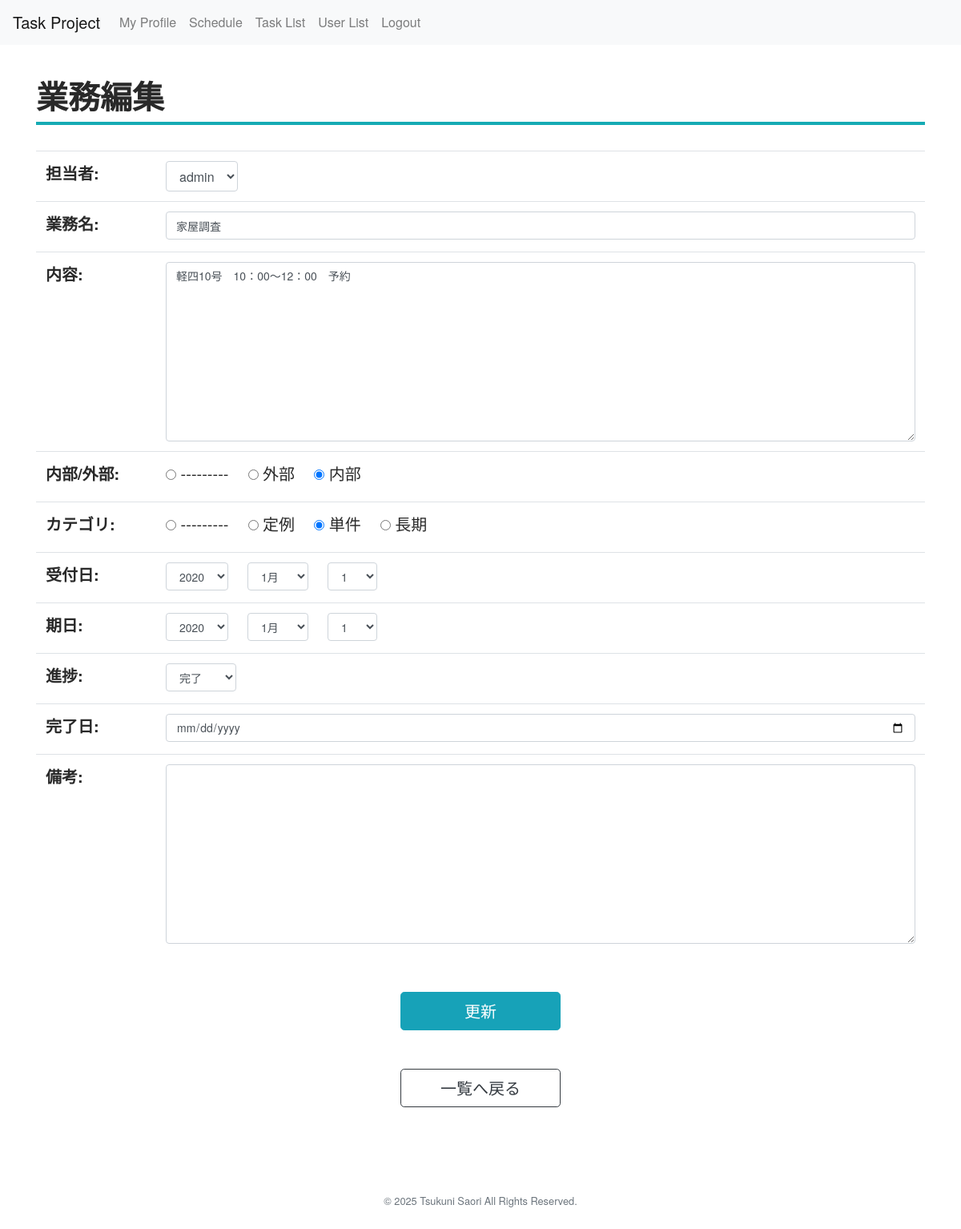
Before: /task_app/edit_task/1/ with the older database file.
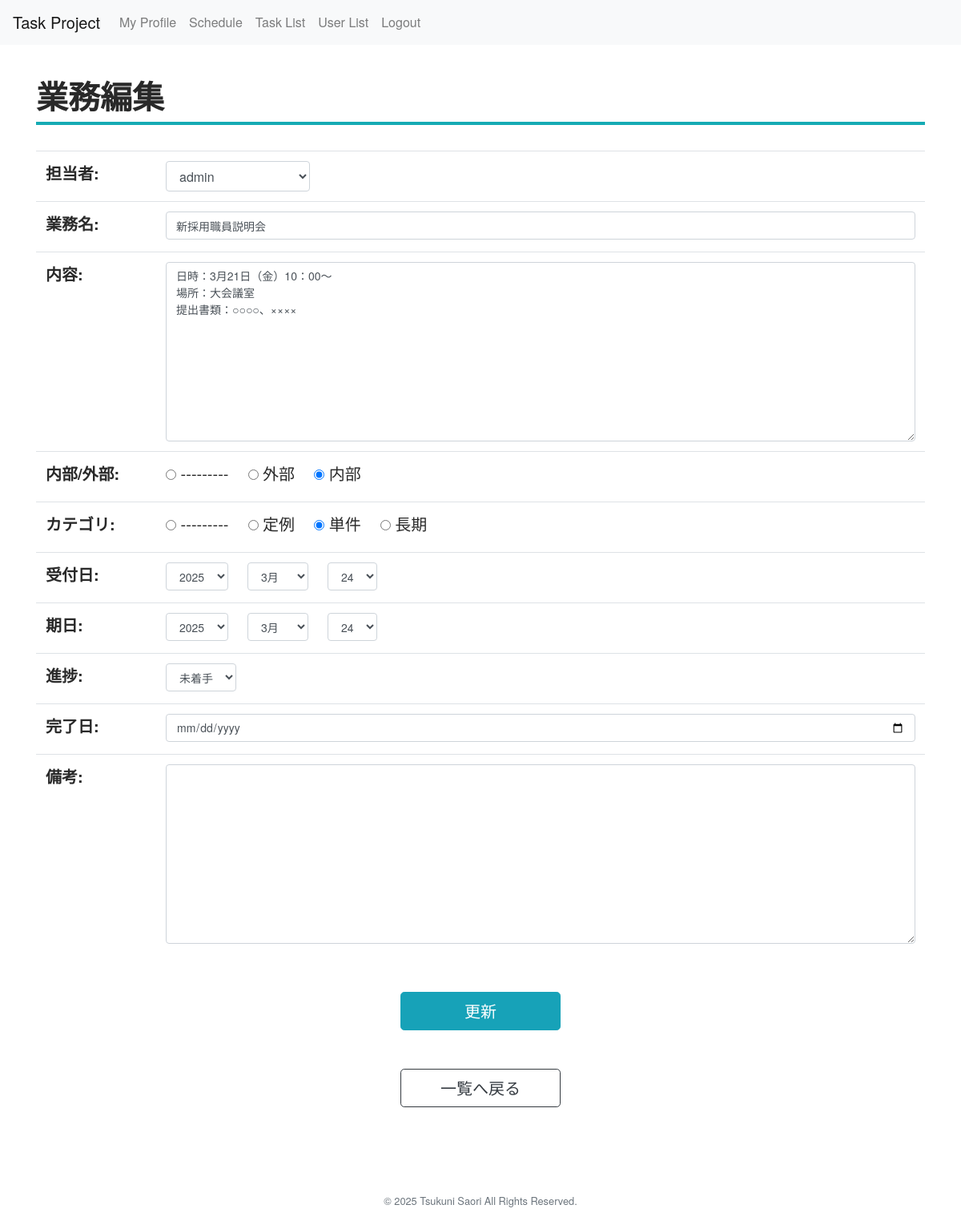
After: the same page with the newer database file.
### task_app/models.py (models this page shows, shortened)
class Task(models.Model):
    owner = models.ForeignKey(CustomUser, on_delete=models.CASCADE, \
        related_name='task_owner')
    title = models.CharField(max_length=50, blank=False, )
    work =  models.TextField(max_length=1000, blank=True, null=True,)
    boundary = models.CharField(max_length=5, choices=BOUNDARY_CHOICES)
    category = models.CharField(max_length=10, choices=CATEGORY_CHOICES)
    reception_date = models.DateField()
    due_date = models.DateField()
    work_progress = models.CharField(max_length=10, blank=False, )
    completion_date = models.DateField(null=True, blank=True)  # 完了日を追加
    option = models.TextField(max_length=1000, blank=True, null=True,)
    class Meta:
        ordering = ('id',)

### task_app/views.py (the view)
# urls.py: path('edit_task/<int:task_id>/', views.edit_task, name='edit_task'),
def edit_task(request, task_id):
    obj = get_object_or_404(Task, id=task_id)
    if request.method == 'POST':
        task_form = TaskForm(request.POST, instance=obj, initial={'owner': obj.owner})
        if task_form.is_valid():
            print("✅ フォームが有効です！")
            task = task_form.save(commit=False)
            if task.work_progress == '完了' and not task.completion_date:
                task.completion_date = timezone.now().date()
            task.save()
            return redirect(reverse('detail_task', kwargs={'task_id': task.id}))
        else:
            print("❌ フォームにエラーがあります！")
            print("🔍 フォーム全体のエラー:", task_form.errors)
            print("🔍 フォームの非フィールドエラー:", task_form.non_field_errors())
            for field, errors in task_form.errors.items():
                print(f"❌ フィールド '{field}' のエラー: {errors}")
    else:
        task_form = TaskForm(instance=obj)
    params = {
        'title': '業務編集',
        'task_id': task_id,
        'task_form': task_form,
    }
    return render(request, 'task_app/edit_task.html', params)

### task_app/templates/task_app/edit_task.html (shortened to what this page needs)
{% extends 'base.html' %}
{% block content %}
<h1>{{ title }}</h1>
<form action="{% url 'edit_task' task_id %}" method="post">
    <table class="table">
        <tbody>
            <tr>
                <th>{{ task_form.owner.label_tag }}</th>
                <td>
                    <select name="owner" id="id_owner" class="form-control w-auto">
                    {% for user in task_form.fields.owner.queryset %}
                        <option value="{{ user.id }}">{{ user.username }}</option>
                    {% endfor %}
                    </select>
                </td>
            <tr>
                <th width="120">{{ task_form.title.label_tag }}</th>
                <td>{{ task_form.title }}</td>
            </tr>
            <tr>
                <th width="120">{{ task_form.work.label_tag }}</th>
                <td>{{ task_form.work }}</td>
            </tr>
            <tr>
                <th width="120" height="50">{{ task_form.boundary.label_tag }}</th>
                <td>
                    <div class="form-area">
                        {% for radiobutton in task_form.boundary %}
                            {{ radiobutton }}
                        {% endfor %}
                    </div>
                </td>
            </tr>
            <tr>
                <th width="120" height="50">{{ task_form.category.label_tag }}</th>
                <td>
                    <div class="form-area">
                        {% for radiobutton in task_form.category %}
                            {{ radiobutton }}
                        {% endfor %}
                    </div>
                </td>
            </tr>
            <tr>
                <th width="150">{{ task_form.reception_date.label_tag }}</th>
                <td>
                    <div class="form-area">
                        {{ task_form.reception_date }}
                    </div>
                </td>
            </tr>
            <tr>
                <th width="150">{{ task_form.due_date.label_tag }}</th>
                <td>
                    <div class="form-area">
                        {{ task_form.due_date }}
                    </div>
                </td>
            </tr>
            <tr>
                <th width="150">{{ task_form.work_progress.label_tag }}</th>
                <td>{{ task_form.work_progress }}</td>
            </tr>
            <tr>
                <th>{{ task_form.completion_date.label_tag }}</th>
                <td>{{ task_form.completion_date }}</td>
            </tr>
            <tr>
                <th width="150">{{ task_form.option.label_tag }}</th>
                <td>{{ task_form.option }}</td>
            </tr>
        </tbody>
    </table>
    <div class="mt-5 d-flex flex-column align-items-center">
        <input type="submit" value="更新"
            class="btn btn-info btn-lg mb-5" style="min-width: 200px;">
        <a href="{% url 'task_list' %}" class="btn btn-outline-dark btn-lg" style="min-width: 200px;">一覧へ戻る</a>
    </div>
</form>
{% endblock %}

Changed rows visible on the page:
changed Task: title "家屋調査" → "新採用職員説明会"; work "軽四10号 10：00～12：00 予約" → "日時：3月21日（金）10：00〜 場所：大会議室 提出書類：○○○○、××××"; work_progress "完了" → "未着手"
Other visible differences:
form field reception_date: "2020" → "2025"
form field reception_date: "1月" → "3月"
form field reception_date: "1" → "24"
form field due_date: "2020" → "2025"
form field due_date: "1月" → "3月"
form field due_date: "1" → "24"
